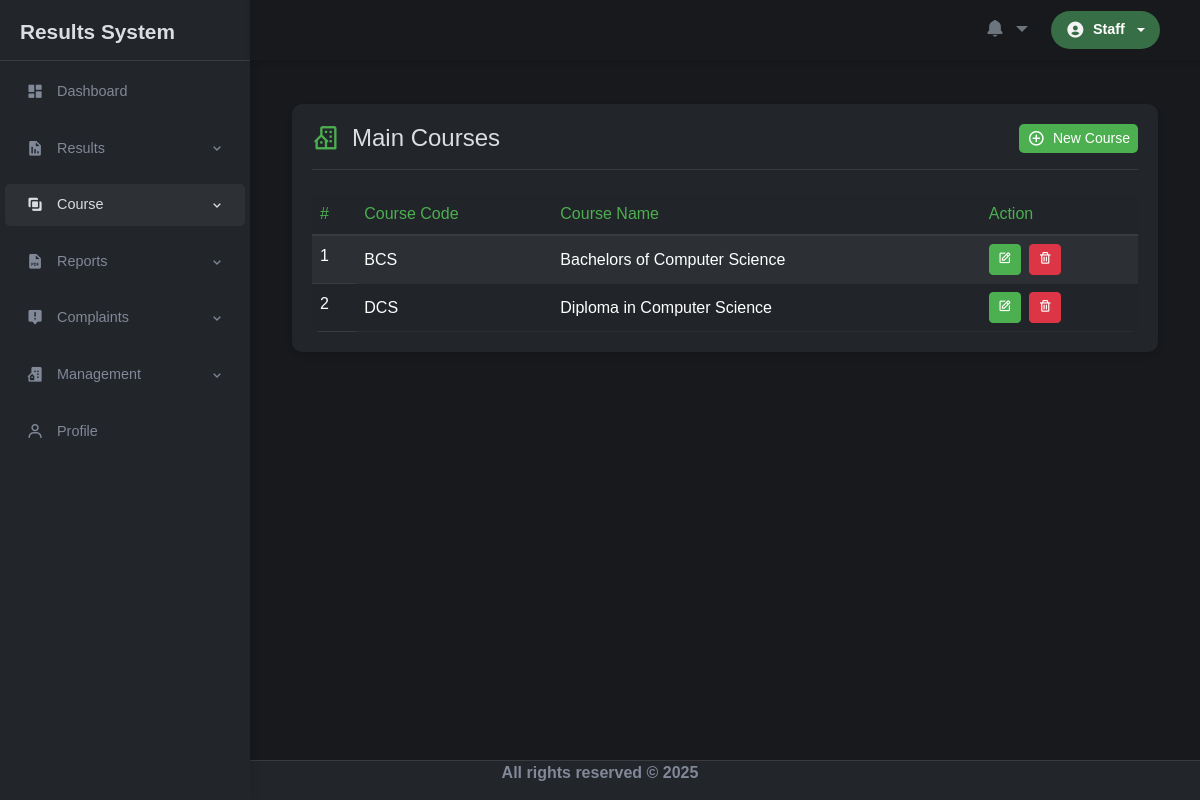
/course.php (signed in), run on the app's committed database.
### tables this page shows
CREATE TABLE `course` (
  `id` int(11) NOT NULL,
  `course_name` varchar(100) NOT NULL,
  `course_code` varchar(10) NOT NULL,
  `created_at` datetime NOT NULL DEFAULT current_timestamp()
);

### course.php (the view, shortened to what this page needs)
<?php
include('header.php');
$courses = $dbh->query("SELECT * FROM course ORDER BY course_name")->fetchAll(PDO::FETCH_OBJ);
?>
<main class="container">
    <div class="main-view">
        <div class="department-container">
            <div class="department-header">
                <h2 class="department-title">
                    <i class='bx bx-building-house'></i> Main Courses
                </h2>
                <button class="btn btn-sm btn-add-department" data-bs-toggle="modal" data-bs-target="#addCourseModal">
                <i class='bx bx-plus-circle'></i>New Course
                </button>
            </div>
            <div class="table-responsive">
                <table class="table table-dark table-hover table-striped">
                    <thead>
                        <tr>
                            <th scope="col">#</th>
                            <th scope="col">Course Code</th>
                            <th scope="col">Course Name</th>
                            <th scope="col">Action</th>
                        </tr>
                    </thead>
                    <tbody>
                        <?php if (count($courses) > 0): ?>
                            <?php foreach ($courses as $index => $course): ?>
                            <tr>
                                <th scope="row"><?= $index + 1 ?></th>
                                <td><?= htmlspecialchars($course->course_code) ?></td>
                                <td><?= htmlspecialchars($course->course_name) ?></td>
                                <td>
                                    <button class="btn btn-sm btn-primary me-1 edit-course"
                                            data-id="<?= $course->id ?>"
                                            data-code="<?= htmlspecialchars($course->course_code) ?>"
                                            data-name="<?= htmlspecialchars($course->course_name) ?>"
                                            data-bs-toggle="modal"
                                            data-bs-target="#editCourseModal">
                                        <i class='bx bx-edit'></i>
                                    </button>
                                    <button class="btn btn-sm btn-danger delete-course"
                                            data-id="<?= $course->id ?>"
                                            data-bs-toggle="modal"
                                            data-bs-target="#deleteCourseModal">
                                        <i class='bx bx-trash'></i>
                                    </button>
                                </td>
                            </tr>
                            <?php endforeach; ?>
                        <?php else: ?>
                            <tr>
                                <td colspan="4" class="text-center">No course found</td>
                            </tr>
                        <?php endif; ?>
                    </tbody>
                </table>
            </div>
        </div>
    </div>
</main>
<?php
include('footer.php');
?>

### assets/styles/styles.css (style rules this page uses)
:root { --light-bg-color: #f8f9fa; --light-tertiary-bg: #e9ecef; --light-text-color: #495057; --light-heading-color: #212529; --light-primary-color: #4CAF50; --light-primary-hover: #3e8e41; --light-active-bg: #e2f3e3; --light-border-color: #dee2e6; --light-card-bg: #ffffff; --bg-color: #17191c; --tertiary-bg-color: #22252a; --txt-color: #818898; --light-txt-color: #dbdde1; --primary-color: #4CAF50; --primary-hover: #3e8e41; --active-bg-color: #4CAF50; }
* { margin: 0; padding: 0; box-sizing: border-box; font-family: Arial, sans-serif; }
body { display: flex; flex-direction: column; min-height: 100vh; color: var(--light-txt-color); background-color: var(--bg-color); }
.container .main-view { margin: 80px 0 0 250px; padding-bottom: 40px; flex: 1; }

### assets/styles/dashboard.css (style rules this page uses)
.table { color: var(--light-txt-color); margin-bottom: 0; }
.table th { border-bottom: 1px solid rgba(255,255,255,0.1); font-weight: 500; }
.table td { border-top: 1px solid rgba(255,255,255,0.1); vertical-align: middle; }

### assets/styles/departments.css (style rules this page uses)
.department-header { display: flex; justify-content: space-between; align-items: center; margin-bottom: 1.5rem; padding-bottom: 1rem; border-bottom: 1px solid rgba(255, 255, 255, 0.1); }
.department-title { color: var(--light-txt-color); font-size: 1.5rem; margin: 0; display: flex; align-items: center; gap: 0.75rem; }
.department-title i { font-size: 1.75rem; color: var(--primary-color); }
.btn-add-department { background-color: var(--primary-color); color: white; border: none; padding: 0.5rem 1.25rem; border-radius: 5px; display: flex; align-items: center; gap: 0.5rem; transition: all 0.3s ease; }
.btn-add-department i { font-size: 1.1rem; }
.table-responsive { background-color: var(--tertiary-bg-color); border-radius: 8px; overflow: hidden; }
.table-dark { background-color: var(--tertiary-bg-color); color: var(--light-txt-color); margin-bottom: 0; }
.department-container { background-color: var(--tertiary-bg-color); border-radius: 10px; padding: 20px; box-shadow: 0 4px 6px rgba(0, 0, 0, 0.1); }
.table-dark thead th { border-bottom: 2px solid rgba(255, 255, 255, 0.1); color: var(--primary-color); }
.table-dark tbody tr { border-bottom: 1px solid rgba(255, 255, 255, 0.05); }
.table-striped tbody tr:nth-of-type(odd) { background-color: rgba(255, 255, 255, 0.02); }
.btn-sm { padding: 0.25rem 0.5rem; font-size: 0.875rem; }
.btn-primary { background-color: var(--primary-color); border-color: var(--primary-color); }
.btn-danger { background-color: #dc3545; border-color: #dc3545; }

### assets/styles/allocations.css (style rules this page uses)
:root { --dark-primary: #1a1e1e; --dark-secondary: #1e2323; --dark-accent: #1a2e28; --neon-green: #4CAF50; --neon-lime: #A5D6A7; --text-primary: #e2e2e2; --text-secondary: #b8b8b8; --success: #4CAF50; --warning: #FFC107; --danger: #F44336; --glass-bg: rgba(30, 46, 46, 0.7); }
::placeholder { color: #6b7280 !important; opacity: 1 !important; }

### assets/styles/results.css (style rules this page uses)
:root { --dark-bg: #1a1e29; --dark-card: #1e232e; --dark-accent: #1a2e28; --text-primary: #e0e3e7; --text-secondary: #a1a8b3; --primary-color: #4CAF50; --primary-hover: #3d8b40; --border-color: rgba(255, 255, 255, 0.08); --success: #4CAF50; --warning: #FFC107; --danger: #F44336; }
::placeholder { color: #6b7280 !important; opacity: 1 !important; }

### data on the page
course: course_code "BCS", course_name "Bachelors of Computer Science"
course: course_code "DCS", course_name "Diploma in Computer Science"

### other printed values
$user_name "Staff"
